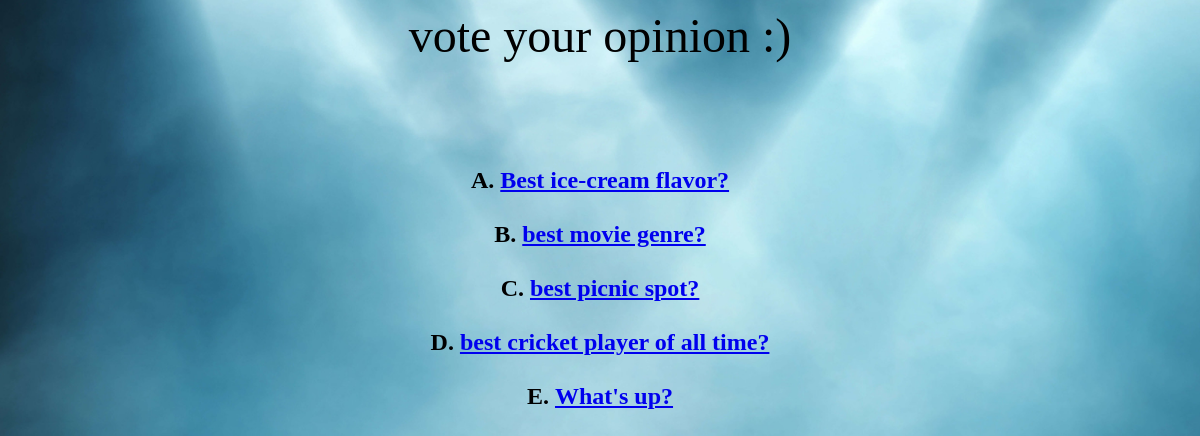
Screenshot of /polls/ with the database file from the repository.
### polls/models.py (models this page shows, shortened)
class Question(models.Model):
    question_text = models.CharField(max_length=200)
    pub_date = models.DateTimeField("date published")

### polls/views.py (the view)
# urls.py: path("", views.IndexView.as_view(), name="index"),
class IndexView(generic.ListView):
    template_name = "polls/index.html"
    context_object_name = "latest_question_list"
    def get_queryset(self):
      return Question.objects.filter(pub_date__lte=timezone.now()).order_by("-pub_date")[
        :5
    ]

### polls/templates/polls/index.html
<center>
    <p class="center large">vote your opinion :)</p><br><br>
{% if latest_question_list %}
    <h2>
    {% for question in latest_question_list %}
     <li type="A"><a href="{% url 'polls:detail' question.id %}">{{question.question_text }}</a></li><br>
    {% endfor %}
    </h2>
{% else %}
    <p>No polls are available.</p>
{% endif %}
{% load static %}
<link rel="stylesheet" href="{% static 'polls/style.css' %}">
</center>

### polls/static/polls/style.css (style rules this page uses)
a { color:rgb(red,black,green); }
p.center { text-align:center; color:rgb(0, 0, 0); }
p.large { font-size:300%; }

### rows the page displays
Question: question_text "Best ice-cream flavor?"
Question: question_text "best movie genre?"
Question: question_text "best picnic spot?"
Question: question_text "best cricket player of all time?"
Question: question_text "What's up?"
